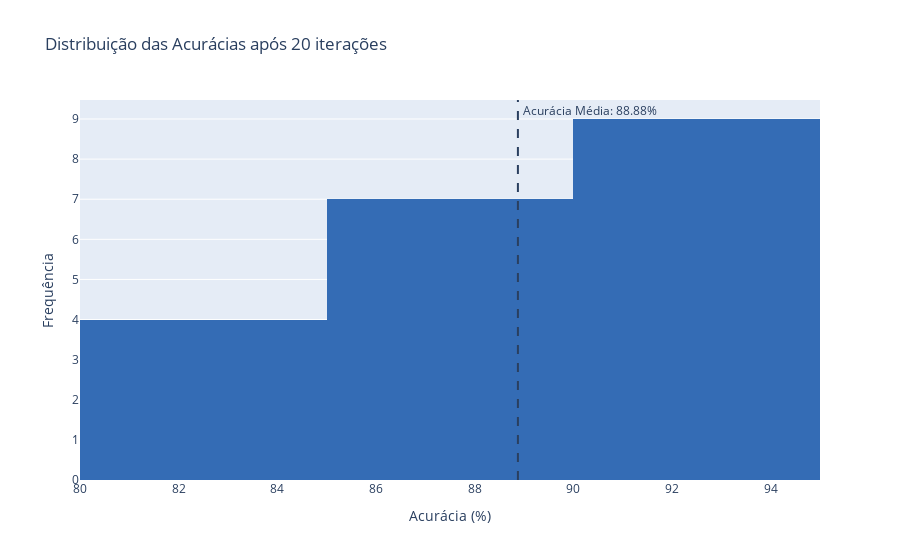

Notebook code for this chart:
### Code cell
plot_accuracies(knn_res, export=True, filename='knn_acc', path='../figs/metrics')

### Figure 1 — Plotly figure (JSON) as saved in the notebook; plotly's stock layout.template omitted (floating-point values rounded to 4 significant figures)
{"data": [{"marker": {"color": "#346CB5"}, "nbinsx": 5, "type": "histogram", "x": [93.75, 93.75, 84.38, 84.38, 87.5, 89.06, 89.06, 93.75, 88.89, 80.95, 82.54, 92.06, 92.06, 90.48, 87.3, 92.06, 92.06, 85.71, 85.71, 92.06]}], "layout": {"annotations": [{"showarrow": false, "text": " Acurácia Média: 88.88%", "x": 88.88, "xanchor": "left", "xref": "x", "y": 1, "yanchor": "top", "yref": "y domain"}], "autosize": true, "shapes": [{"line": {"dash": "dash"}, "type": "line", "x0": 88.88, "x1": 88.88, "xref": "x", "y0": 0, "y1": 1, "yref": "y domain"}], "title": {"text": "Distribuição das Acurácias após 20 iterações"}, "xaxis": {"autorange": true, "range": [80, 95], "title": {"text": "Acurácia (%)"}, "type": "linear"}, "yaxis": {"autorange": true, "range": [0, 9.474], "title": {"text": "Frequência"}}}}
